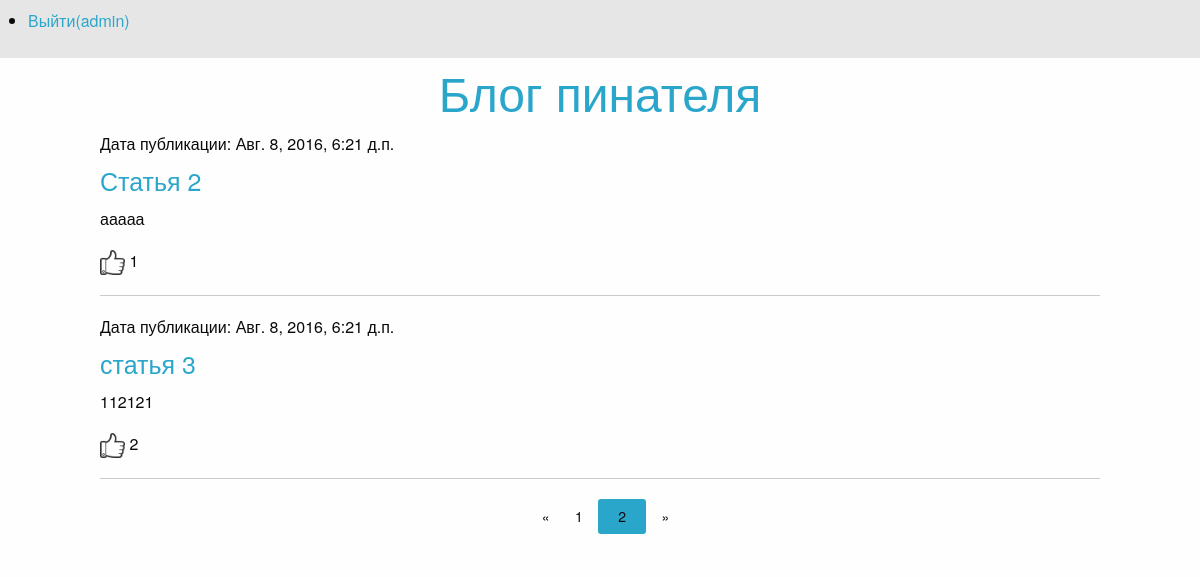
Page /articles/page/2/ (signed in) on the committed database.
### article/models.py (models this page shows)
class Article(models.Model):
    class Meta():
        db_table = 'article'
    article_title = models.CharField(max_length=200)
    article_text = models.TextField()
    article_date = models.DateTimeField()
    article_likes = models.IntegerField(default=0)

### article/views.py (the view)
# urls.py: url(r'^articles/page/(\d+)/$', articles),
def articles(request, page_number=1):
    all_articles = Article.objects.all()
    current_page = Paginator(all_articles, 3)
    print("Page article N  ", page_number)
    return render_to_response('articles.html',
                              {'articles': current_page.page(page_number), 'username': auth.get_user(request).username})

### article/templates/articles.html (shortened to what this page needs)
{% extends 'main.html' %}
{% load staticfiles %}
{% block articles %}
    {% for article in articles %}
        <h6>Дата публикации: {{ article.article_date }}</h6>
        <h4><a href="/articles/get/{{ article.id }}/1/">{{ article.article_title }}</a></h4>
        <p>{{ article.article_text }}</p>
        <p><a href="/articles/addlike/{{ article.id }}/"> <img src="{% static "like.png" %}" width="25px" height="25px"></a> {{ article.article_likes }}</p>
        <hr>
    {% endfor %}
</div>
<div class="row">
    <div class="large-3 large-offset-5 columns">
        <ul class="pagination">
            {% if articles.has_previous %}
                <li class="arrow"><a href="/articles/page/{{ articles.previous_page_number }}/">&laquo;</a> </li>
            {% else %}
                <li class="arrow unavailable"><a href="">&laquo;</a></li>
            {% endif %}
            {% for page in articles.paginator.page_range %}
                {% if page == articles.number %}
                    <li class="current"><a href="/articles/page/{{ page }}/">{{ page }}</a> </li>
                {% else %}
                    <li><a href="/articles/page/{{ page }}/">{{ page }}</a> </li>
                {% endif %}
            {% endfor %}
            {%  if articles.has_next %}
                <li class="arrow"><a href="/articles/page/{{ articles.next_page_number }}/">&raquo;</a> </li>
            {% else %}
                <li class="arrow unavailable"><a href="">&raquo;</a></li>
            {% endif %}
        </ul>
    </div>
</div>
{% endblock %}

### templates/main.html (shortened to what this page needs)
{% load staticfiles %}
<!DOCTYPE html>
<html lang="en">
<head>
    <link rel = "stylesheet" type="text/css" href="{% static "static/css/foundation.css" %}">
</head>
<body>
<div class="top-bar">
    <section class="top-bar-section">
        <ul class="right">
            {% if username %}
                <li><a href="/auth/logout/">Выйти({{ username }})</a> </li>
            {% else %}
                <li><a href="/auth/login/">Войти</a> </li>
            {% endif %}
        </ul>
    </section>
</div>
<h1 align="center"><font color="#dc143c"><a href="/articles/page/1/"> Блог пинателя</a></font></h1>
<div class="row">
{% block articles %}{% endblock %}
</body>
</html>

### rows in the picture
Article: article_date "Авг. 8, 2016, 6:21 д.п.", article_title "Статья 2", article_text "ааааа", article_likes "1"
Article: article_date "Авг. 8, 2016, 6:21 д.п.", article_title "статья 3", article_text "112121", article_likes "2"

### other values in the picture
{{ username }} "admin"
{{ page }} "1"
{{ page }} "2"
